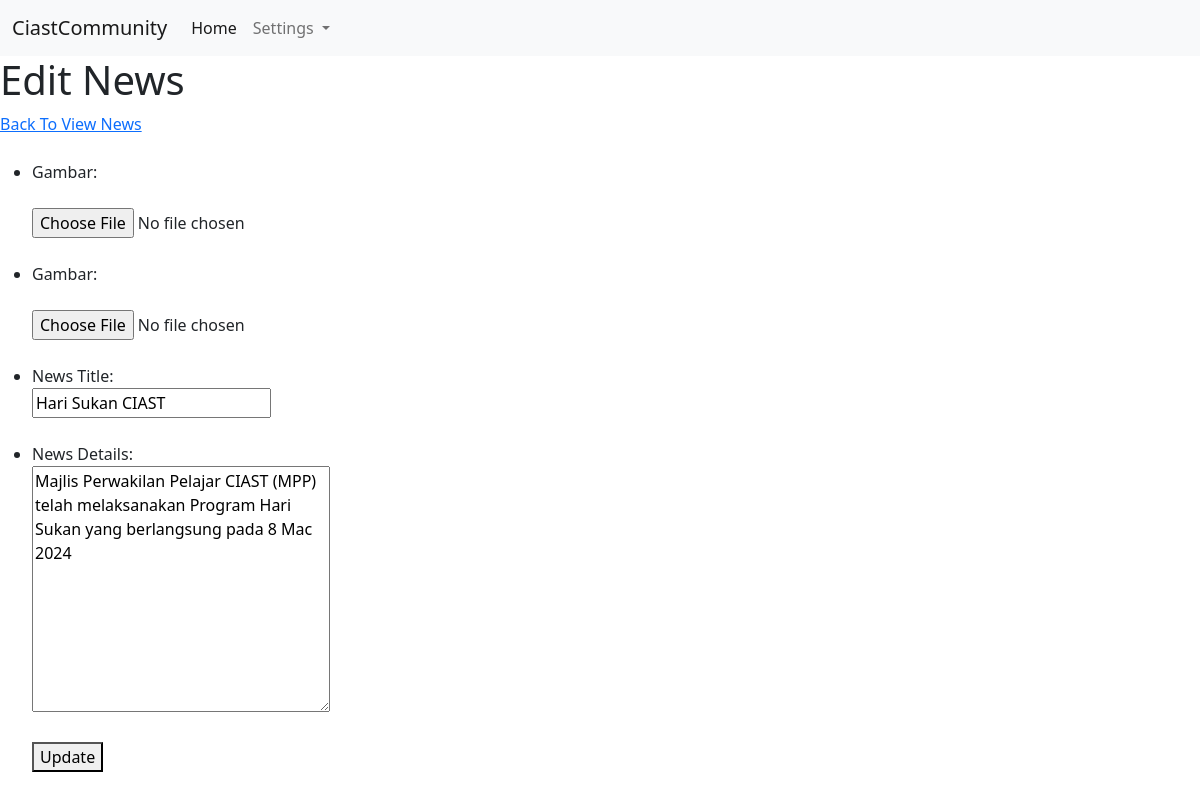
/Admin/9-editnews.php?id=15 (signed in), run on the app's committed database.
### tables this page shows
CREATE TABLE `reports` (
  `id` int(11) NOT NULL,
  `ptitle` char(50) NOT NULL,
  `pdetails` char(255) NOT NULL,
  `gambar` char(25) NOT NULL,
  `gambar2` char(25) NOT NULL
);

### Admin/functions.php (called while the page is built, shortened)
<?php
function ambildata($condb, $query)
{
    $result = mysqli_query($condb, $query);
    $rows = [];
    while ($row = mysqli_fetch_assoc($result)) {
        $rows[] = $row;
    }
    return $rows;
}

### Admin/9-editnews.php (the view, shortened to what this page needs)
<?php
require_once 'functions.php';
$id = $_GET['id'];
$news = ambildata($condb, "SELECT * FROM reports WHERE id = $id")[0];
$ptitle = $news['ptitle'];
$pdetails = $news['pdetails'];
$gambar = $news['gambar'];
$gambar2 = $news['gambar2'];
?>
<!DOCTYPE html>
<html lang="en">
<head>
</head>
<body>
<?php require_once 'header.php';?>
    <h1>Edit News</h1>
    <a href="7-viewnews.php">Back To View News</a>
    <br><br>
    <form action="" method="post" enctype="multipart/form-data">
    <ul>
            <li>
                <label for="gambar">Gambar:</label><br>
                <img src="../img/<?= $gambar ?>" width="75px" alt=""><br>
                <input type="file" name="gambar" id="gambar">
            </li>
            <br>
            <li>
                <label for="gambar2">Gambar:</label><br>
                <img src="../img/<?= $gambar2 ?>" width="75px" alt=""><br>
                <input type="file" name="gambar2" id="gambar2">
            </li>
            <br>
            <li>
                <label for="ptitle">News Title:</label><br>
                <input type="text" name="ptitle" id="ptitle" required value="<?= $ptitle ?>">
            </li>
            <br>
            <li>
                <label for="pdetails">News Details:</label><br>
                <textarea name="pdetails" id="pdetails" cols="30" rows="10"><?= $pdetails ?></textarea>
            </li>
            <br>
            <button type="submit" name="submit">Update</button>
        </ul>
    </form>
</body>
</html>

### data on the page
reports: ptitle "Hari Sukan CIAST", pdetails "Majlis Perwakilan Pelajar CIAST (MPP) telah melaksanakan Program Hari Sukan yang berlangsung pada 8 Mac 2024"
